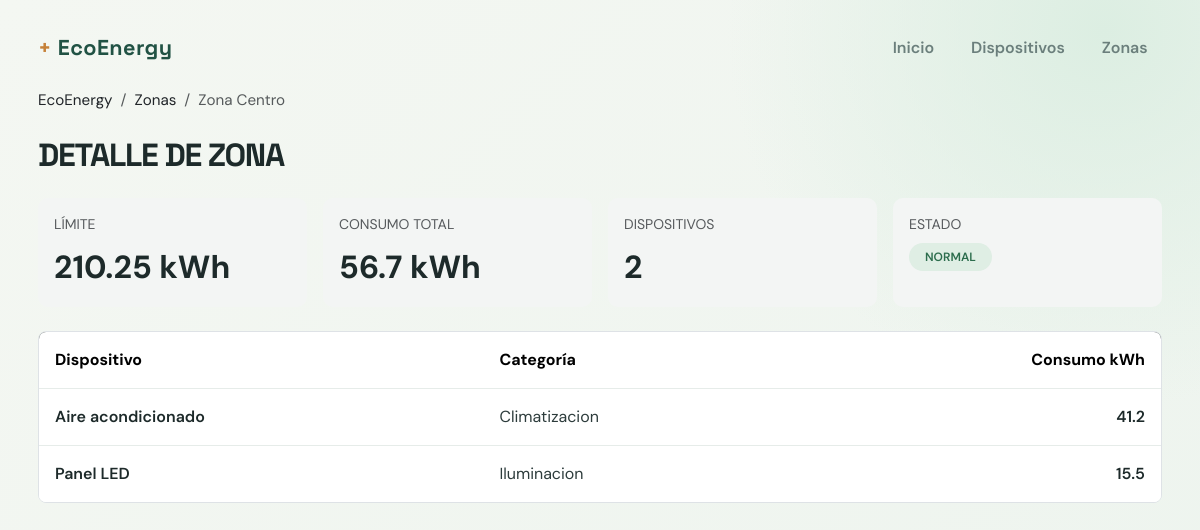
Page /zonas/3/ on the committed database.
### dispositivos/models.py (models this page shows, shortened)
class BaseModel(models.Model):
	created_at = models.DateTimeField(auto_now_add=True)
	updated_at = models.DateTimeField(auto_now=True)
	deleted_at = models.DateTimeField(null=True, blank=True)
	class Meta:
		abstract = True

class Zone(BaseModel):
	organization = models.ForeignKey(
		"Organization",
		on_delete=models.PROTECT,
		related_name="zones",
	)
	name = models.CharField(max_length=100)
	limit_kwh = models.DecimalField(max_digits=10, decimal_places=2, default=0)
	is_active = models.BooleanField(default=True)
	class Meta:
		ordering = ("organization__legal_name", "name")
		verbose_name = "zone"
		verbose_name_plural = "zones"
		constraints = [
			models.UniqueConstraint(
				fields=("organization", "name"),
				name="unique_zone_name_per_organization",
			)
		]

class Device(BaseModel):
	STATUS_ACTIVE = "active"
	STATUS_MAINTENANCE = "maintenance"
	STATUS_RETIRED = "retired"
	STATUS_CHOICES = (
		(STATUS_ACTIVE, "Active"),
		(STATUS_MAINTENANCE, "Maintenance"),
		(STATUS_RETIRED, "Retired"),
	)
	name = models.CharField(max_length=120)
	organization = models.ForeignKey(
		"Organization",
		on_delete=models.PROTECT,
		related_name="devices",
	)
	serial_number = models.CharField(max_length=80, unique=True, null=True, blank=True)
	category = models.ForeignKey(
		Category,
		on_delete=models.PROTECT,
		related_name="devices",
	)
	zone = models.ForeignKey(
		Zone,
		on_delete=models.PROTECT,
		related_name="devices",
	)
	status = models.CharField(max_length=20, choices=STATUS_CHOICES, default=STATUS_ACTIVE)
	consumption_kwh = models.DecimalField(max_digits=10, decimal_places=2, default=0)
	class Meta:
		ordering = ("name",)
		verbose_name = "device"
		verbose_name_plural = "devices"
		indexes = [models.Index(fields=("organization", "status"))]

class Category(BaseModel):
	name = models.CharField(max_length=100, unique=True)
	description = models.TextField(blank=True)
	is_active = models.BooleanField(default=True)
	class Meta:
		ordering = ("name",)
		verbose_name = "category"
		verbose_name_plural = "categories"

### dispositivos/views.py (the view)
# urls.py: path("zonas/<int:zona_id>/", views.zona_detalle, name="zona_detalle"),
def zona_detalle(request, zona_id):
    detalle = obtener_zona_detalle(zona_id, _organization_id(request))
    if detalle is None:
        raise Http404("Zona no encontrada")
    return render(request, "dispositivos/zona_detalle.html", detalle)

### dispositivos/views.py (called while the page is built)
def _organization_id(request):
    if request.user.is_authenticated:
        profile = getattr(request.user, "profile", None)
        return profile.organization_id if profile else None
    return None

### templates/dispositivos/zona_detalle.html (shortened to what this page needs)
{% extends "base.html" %}
{% block content %}
<div class="container-fluid px-0">
    <nav aria-label="breadcrumb" class="mb-4">
        <ol class="breadcrumb mb-0" style="font-size: 0.95rem; color: #3a4a4a;">
            <li class="breadcrumb-item"><a href="{% url 'dispositivos:inicio' %}" class="text-decoration-none text-dark">EcoEnergy</a></li>
            <li class="breadcrumb-item"><a href="{% url 'dispositivos:zonas' %}" class="text-decoration-none text-dark">Zonas</a></li>
            <li class="breadcrumb-item active" aria-current="page">{{ zona.nombre }}</li>
        </ol>
    </nav>
    <h1 class="fw-bold text-uppercase mb-4" style="font-size: clamp(2rem, 2vw, 2.5rem); letter-spacing: -0.04em; color: #1d2a2a;">Detalle de zona</h1>
    <div class="row g-3 mb-4">
        <div class="col-12 col-md-3">
            <div class="card border-0 h-100" style="background: #f3f5f4; border: 1px solid #dfe6e3; border-radius: 10px;">
                <div class="card-body p-3">
                    <div class="text-muted small text-uppercase">Límite</div>
                    <div class="mt-2 fw-bold" style="font-size: 2rem; color: #1d2a2a;">{{ zona.limite_kwh }} kWh</div>
                </div>
            </div>
        </div>
        <div class="col-12 col-md-3">
            <div class="card border-0 h-100" style="background: #f3f5f4; border: 1px solid #dfe6e3; border-radius: 10px;">
                <div class="card-body p-3">
                    <div class="text-muted small text-uppercase">Consumo total</div>
                    <div class="mt-2 fw-bold" style="font-size: 2rem; color: #1d2a2a;">{{ consumo_total }} kWh</div>
                </div>
            </div>
        </div>
        <div class="col-12 col-md-3">
            <div class="card border-0 h-100" style="background: #f3f5f4; border: 1px solid #dfe6e3; border-radius: 10px;">
                <div class="card-body p-3">
                    <div class="text-muted small text-uppercase">Dispositivos</div>
                    <div class="mt-2 fw-bold" style="font-size: 2rem; color: #1d2a2a;">{{ cantidad_dispositivos }}</div>
                </div>
            </div>
        </div>
        <div class="col-12 col-md-3">
            <div class="card border-0 h-100" style="background: #f3f5f4; border: 1px solid #dfe6e3; border-radius: 10px;">
                <div class="card-body p-3">
                    <div class="text-muted small text-uppercase">Estado</div>
                    <div class="mt-2">
                        <span class="badge rounded-pill px-3 py-2 {% if estado == 'ALERTA' %}text-bg-warning{% else %}" style="background: #dfeee4; color: #2c6d4d; font-weight: 600;">{% endif %}{{ estado }}</span>
                    </div>
                </div>
            </div>
        </div>
    </div>
    {% if dispositivos %}
    <div class="table-responsive border rounded-3 overflow-hidden">
        <table class="table table-borderless align-middle mb-0">
            <thead style="background: #1f2a2a; color: #fff;">
                <tr>
                    <th class="px-3 py-3 fw-bold">Dispositivo</th>
                    <th class="px-3 py-3 fw-bold">Categoría</th>
                    <th class="px-3 py-3 fw-bold text-end">Consumo kWh</th>
                </tr>
            </thead>
            <tbody>
                {% for dispositivo in dispositivos %}
                <tr style="border-top: 1px solid #e6ece9; background: #f8faf9;">
                    <td class="px-3 py-3 fw-semibold" style="color: #1d2a2a;">{{ dispositivo.nombre }}</td>
                    <td class="px-3 py-3" style="color: #2d3c3c;">{{ dispositivo.categoria }}</td>
                    <td class="px-3 py-3 text-end fw-semibold" style="color: #1d2a2a;">{{ dispositivo.consumo_kwh }}</td>
                </tr>
                {% endfor %}
            </tbody>
        </table>
    </div>
    {% else %}
    <div class="alert alert-secondary mb-0">Esta zona no tiene dispositivos.</div>
    {% endif %}
</div>
{% endblock %}

### templates/base.html (style rules this page uses)
:root { --ink: #172a2a; --muted: #6b7f7c; --paper: #f4f7f2; --panel: #ffffff; --line: #dce7df; --green: #2f765b; --green-dark: #215244; --mint: #dceee2; --amber: #c68139; --danger: #dc3545; --soft-red: #f9e7e7; }
body { margin: 0; color: var(--ink); background: var(--paper); font-family: "DM Sans", sans-serif; }
body::before { position: fixed; inset: 0; background: radial-gradient(circle at 92% 4%, #dceee2 0, transparent 28%), linear-gradient(135deg, #f4f7f2 0%, #edf4ee 100%); content: ""; z-index: -1; }
h1, h2, h3, .brand { font-family: "Space Grotesk", sans-serif; }

### rows in the picture
Zone: nombre "Zona Centro"
Device: nombre "Aire acondicionado"
Category: categoria "Climatizacion"
Device: nombre "Panel LED"
Category: categoria "Iluminacion"

### other values in the picture
{{ zona.limite_kwh }} "210.25"
{{ consumo_total }} "56.7"
{{ cantidad_dispositivos }} "2"
{{ estado }} "NORMAL"
{{ dispositivo.consumo_kwh }} "41.2" "15.5"
